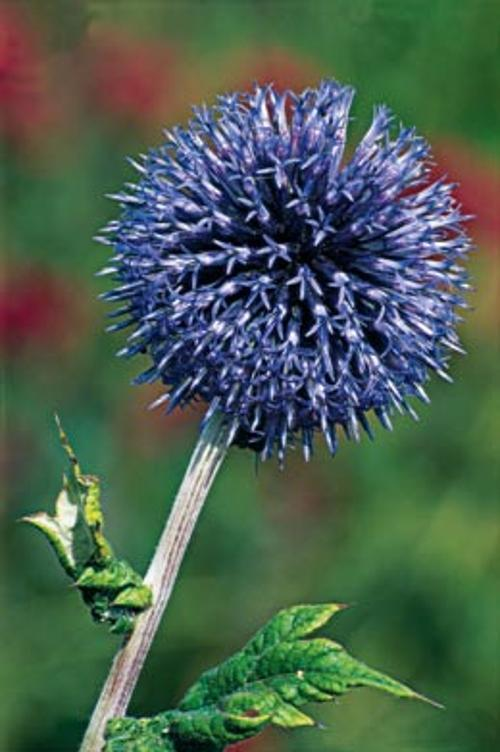
#> input picture archive/dataset/train/10/image_07088.jpg, 500 x 752 px, found by its file name
$ jupyter execute --allow-errors main.ipynb
#> lines starting #> are read from the running program, lines starting #| are printed output that depends on the picture
### Thêm thư viện

[cell 1]
import os
import cv2
import numpy as np
import pandas as pd
import optuna
import joblib
import time


from sklearn.cluster import MiniBatchKMeans
from sklearn.preprocessing import StandardScaler
from sklearn.svm import SVC
from sklearn.model_selection import train_test_split
from sklearn.metrics import accuracy_score, f1_score, classification_report
from sklearn.decomposition import PCA
from sklearn.pipeline import Pipeline
from skimage.feature import hog
import matplotlib.pyplot as plt
import seaborn as sns
from sklearn.metrics import confusion_matrix, ConfusionMatrixDisplay
import matplotlib.pyplot as plt


from tensorflow.keras.applications.resnet50 import ResNet50, preprocess_input

### Tạo đường dẫn

[cell 2]
try:
    dataset_path
except NameError:
    dataset_path = r"C:/Users/LENOVO/Documents/Projects/Python/CS231/archive/dataset"

TRAIN_FOLDER = os.path.join(dataset_path, 'train')
VALID_FOLDER = os.path.join(dataset_path, 'valid')

### Load ảnh

[cell 3]
def load_images_from_folder(folder_path):
    images = []
    labels = []
    if not os.path.exists(folder_path):
        print(f"Không tìm thấy đường dẫn: {folder_path}")
        return [], []

    class_names = sorted(os.listdir(folder_path))

    for cls in class_names:
        class_folder = os.path.join(folder_path, cls)
        if not os.path.isdir(class_folder): continue
        for fname in os.listdir(class_folder):
            img_path = os.path.join(class_folder, fname)
            img = cv2.imread(img_path)
#> img is the input picture: shape (752, 500, 3); mean B, G, R 79.7, 96.1, 74.4
            if img is None: continue
            img = cv2.cvtColor(img, cv2.COLOR_BGR2RGB)
            images.append(img)
            labels.append(cls)
    return images, np.array(labels)

### Đặc trưng SIFT

[cell 4]
def extract_sift_features(images, vocab=None, vocab_size=500):
    sift = cv2.SIFT_create()
    descriptor_list = []
    image_descriptors = []

    for img in images:
        gray = cv2.cvtColor(img, cv2.COLOR_RGB2GRAY)
        _, des = sift.detectAndCompute(gray, None)
        image_descriptors.append(des)
        if des is not None: descriptor_list.append(des)

    if vocab is None:
        if not descriptor_list: return np.zeros((len(images), vocab_size)), None
        all_des = np.vstack(descriptor_list)
        kmeans = MiniBatchKMeans(n_clusters=vocab_size, batch_size=1000, n_init='auto', random_state=42)
        vocab = kmeans.fit(all_des)

    features = []
    for des in image_descriptors:
        if des is None or vocab is None:
            hist = np.zeros(vocab_size)
        else:
            words = vocab.predict(des)
            hist, _ = np.histogram(words, bins=range(vocab_size + 1))
            norm = np.linalg.norm(hist)
            if norm > 0: hist = hist / norm
        features.append(hist)
    return np.array(features), vocab

### Đặc trưng HOG

[cell 5]
def extract_hog_features(images, resize_shape=(128, 128)):
    hog_feats = []
    for img in images:
        gray = cv2.cvtColor(img, cv2.COLOR_RGB2GRAY)
        gray = cv2.resize(gray, resize_shape)
        f = hog(gray, orientations=9, pixels_per_cell=(8, 8),
                cells_per_block=(2, 2), block_norm='L2-Hys')
        hog_feats.append(f)
    return np.array(hog_feats)

### Đặc trưng HIST

[cell 6]
def extract_hist_features(images, bins=(8, 8, 8)):
    hist_feats = []
    for img in images:
        hsv_img = cv2.cvtColor(img, cv2.COLOR_BGR2HSV)
        h = cv2.calcHist([hsv_img], [0, 1, 2], None, bins, [0, 180, 0, 256, 0, 256])
        cv2.normalize(h, h)
        hist_feats.append(h.flatten())

    return np.array(hist_feats)

### Đặc trưng ResNet50

[cell 7]
def extract_resnet_features(images):
    X_processed = [cv2.resize(img, (224, 224)) for img in images]
    X_processed = np.array(X_processed, dtype=np.float32)
    X_processed = preprocess_input(X_processed)

    model = ResNet50(weights='imagenet', include_top=False, pooling='avg')
    features = model.predict(X_processed, batch_size=32, verbose=1)
    return features

### Thực hiện optuna tham số, train, và đánh giá

[cell 8]
def optimize_svm_optuna(X_train, y_train, X_test, y_test, feat_name, n_trials=10):
    print(f"\n OPTUNA ({feat_name}) | Input Dim: {X_train.shape[1]}")
    start_time = time.time()

    if X_train.shape[1] > 1000:
        n_components = 500
        use_pca = True
    else:
        use_pca = False

    X_tr, X_val, y_tr, y_val = train_test_split(X_train, y_train, test_size=0.2, stratify=y_train, random_state=42)

    def objective(trial):
        c = trial.suggest_float("C", 1e-2, 1e2, log=True)
        kernel = trial.suggest_categorical("kernel", ["linear", "rbf"])
        gamma = 'scale'
        if kernel == "rbf":
            gamma = trial.suggest_float("gamma", 1e-4, 0.1, log=True)

        steps = [('scaler', StandardScaler())]
        if use_pca:
            steps.append(('pca', PCA(n_components=n_components, random_state=42)))

        steps.append(('model', SVC(C=c, kernel=kernel, gamma=gamma, probability=True, random_state=42)))

        clf = Pipeline(steps)
        clf.fit(X_tr, y_tr)
        return accuracy_score(y_val, clf.predict(X_val))


    study = optuna.create_study(direction="maximize")
    study.optimize(objective, n_trials=n_trials, show_progress_bar=True)

    best = study.best_params
    print(f"Best Params: {best}")

    final_steps = [('scaler', StandardScaler())]
    if use_pca:
        final_steps.append(('pca', PCA(n_components=n_components, random_state=42)))

    final_model = SVC(C=best['C'], kernel=best['kernel'], gamma=best.get('gamma', 'scale'), probability=True, random_state=42)
    final_steps.append(('model', final_model))

    pipeline = Pipeline(final_steps)
    pipeline.fit(X_train, y_train)

    # Evaluate
    y_pred = pipeline.predict(X_test)
    test_acc = accuracy_score(y_test, y_pred)
    test_f1 = f1_score(y_test, y_pred, average='weighted')

    print(f"    Result ({feat_name}): Accuracy={test_acc:.4f} | F1-Score={test_f1:.4f}")
    print(f"    Time: {time.time() - start_time:.2f}s")

    return pipeline, test_acc, test_f1

[cell 9]
X_train_img, y_train = load_images_from_folder(TRAIN_FOLDER)
#> X_train_img = 1 item
X_test_img, y_test = load_images_from_folder(VALID_FOLDER)

results = {}

[cell 10]
# 1. SIFT
print("\n--- 1. SIFT ---")
X_tr_sift, vocab = extract_sift_features(X_train_img)
#> the loop in extract_sift_features, `for img in images:` made 1 pass
#> pass 1, in extract_sift_features, `gray = cv2.cvtColor(img, cv2.COLOR_RGB2GRAY)`:
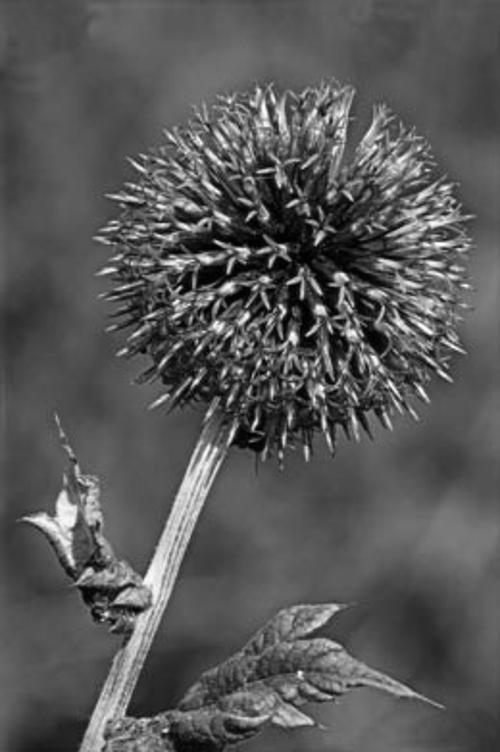
#> gray: shape (752, 500); min 0, max 255, mean 87.7
#> the loop in extract_sift_features, `for des in image_descriptors:` made 1 pass
#> norm on pass 1: 227.2
X_te_sift, _ = extract_sift_features(X_test_img, vocab=vocab)
#> X_te_sift = empty array
#> (the rest of this cell did not finish here and is left out)

#|  OPTUNA (SIFT) | Input Dim: 500
results['SIFT'] = {'acc': acc, 'f1': f1, 'model': model, 'vocab': vocab}

[cell 11]
print("\n--- 2. HOG ---")
X_tr_hog = extract_hog_features(X_train_img)
#> the loop in extract_hog_features, `for img in images:` made 1 pass
#> pass 1, in extract_hog_features, `gray = cv2.resize(gray, resize_shape)`:
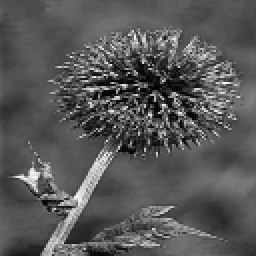
#> gray: shape (128, 128) (shown 2 times larger); min 1, max 255, mean 87.6
#> after the loop in extract_hog_features, `for img in images:`: hog_feats = 1 item
X_te_hog = extract_hog_features(X_test_img)
#> X_te_hog = empty array
#> (the rest of this cell did not finish here and is left out)

#|  OPTUNA (HOG) | Input Dim: 8100
results['HOG'] = {'acc': acc, 'f1': f1, 'model': model}

[cell 12]
print("\n--- 3. HIST ---")
X_tr_hist = extract_hist_features(X_train_img)
#> the loop in extract_hist_features, `for img in images:` made 1 pass
#> after the loop in extract_hist_features, `for img in images:`: hist_feats = 1 item
X_te_hist = extract_hist_features(X_test_img)
#> X_te_hist = empty array
#> (the rest of this cell did not finish here and is left out)

#|  OPTUNA (HIST) | Input Dim: 512
results['HIST'] = {'acc': acc, 'f1': f1, 'model': model}

[cell 13]
# 4. RESNET50
print("\n--- 4. RESNET50 ---")
#> (the rest of this cell did not finish here and is left out)

#> in extract_resnet_features, `X_processed = [cv2.resize(img, (224, 224)) for img in images]`: X_processed = 1 item
X_te_res = extract_resnet_features(X_test_img)
model, acc, f1 = optimize_svm_optuna(X_tr_res, y_train, X_te_res, y_test, "RESNET50")
results['RESNET50'] = {'acc': acc, 'f1': f1, 'model': model}

### Kết quả và lưu model tốt nhất

[cell 14]
print("\n" + "="*60)
print("           FINAL RESULTS (ACCURACY & F1-SCORE)           ")
print("="*60)

summary_data = []
for name, res in results.items():
    summary_data.append({
        'Method': name,
        'Accuracy': res['acc'],
        'F1-Score (Weighted)': res['f1']
    })

df_res = pd.DataFrame(summary_data)

#> (the rest of this cell did not finish here and is left out)
